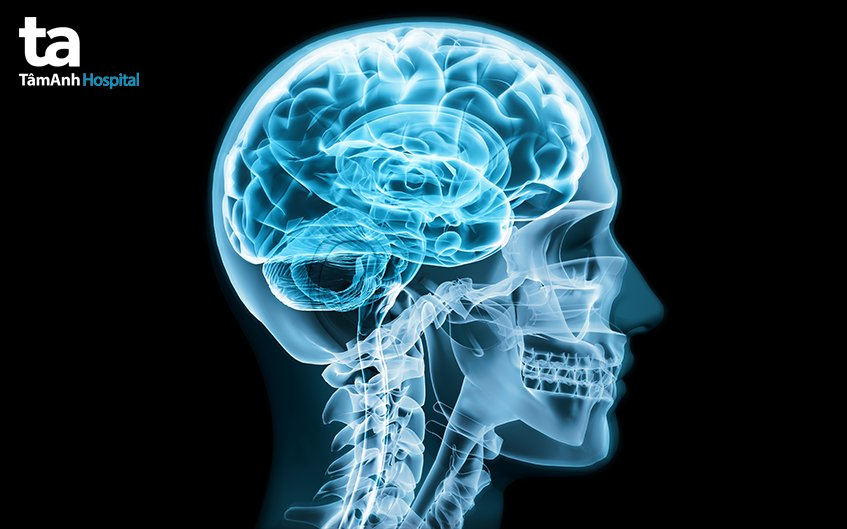
#> input picture input_image.jpg, 847 x 529 px
$ python baithuchanh1.py
#> lines starting #> are read from the running program, lines starting #| are printed output that depends on the picture
import cv2
import numpy as np
import matplotlib.pyplot as plt

# Hàm hiển thị ảnh
def show_image(title, image):
    plt.figure(figsize=(6, 6))
    plt.imshow(image, cmap='gray')
    plt.title(title)
    plt.axis('off')
    plt.show()

# Đọc ảnh đầu vào (ảnh xám để dễ thao tác)
image = cv2.imread('input_image.jpg', cv2.IMREAD_GRAYSCALE)
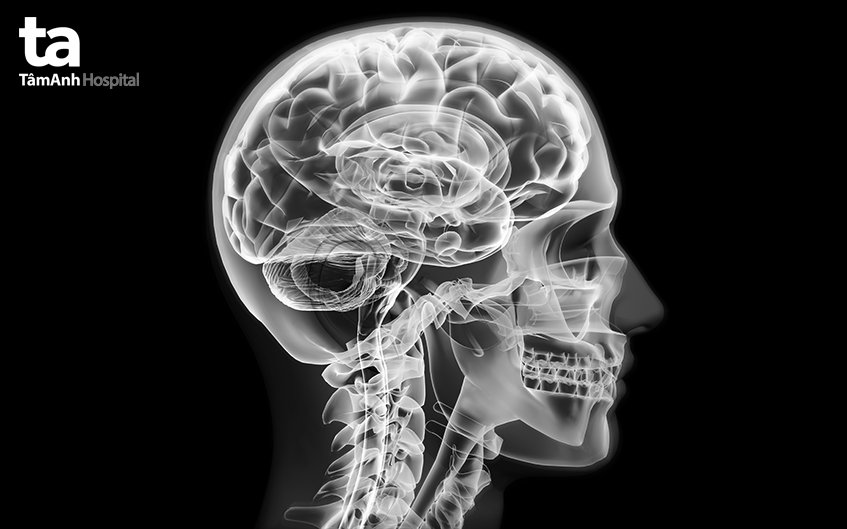
#> image: shape (529, 847); min 0, max 255, mean 53.3

# 1. Tạo ảnh âm tính
negative_image = 255 - image
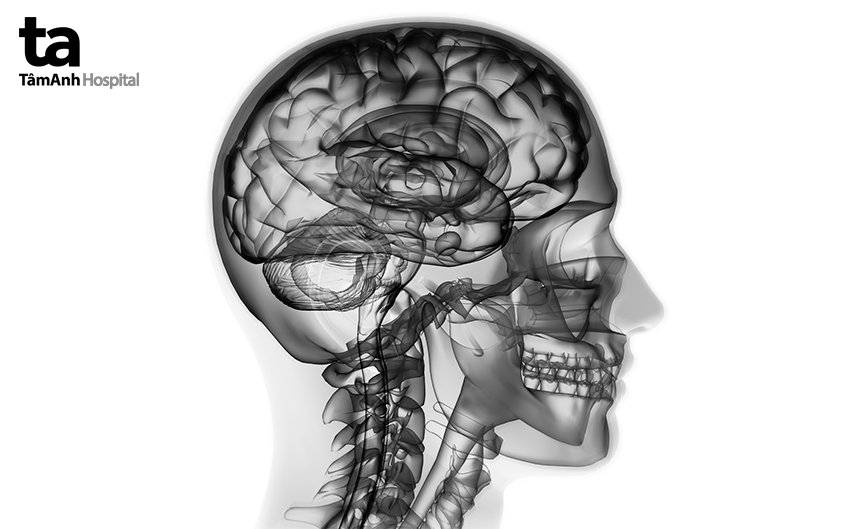
#> negative_image: shape (529, 847); min 0, max 255, mean 201.7

# 2. Tăng độ tương phản
alpha = 1.5  # Hệ số độ tương phản
beta = 0  # Độ sáng thêm vào
contrast_image = cv2.convertScaleAbs(image, alpha=alpha, beta=beta)
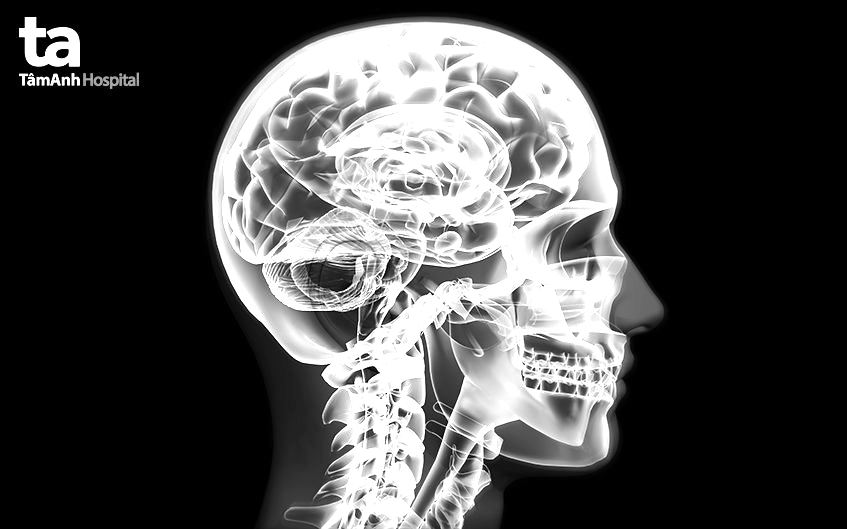
#> contrast_image: shape (529, 847); min 0, max 255, mean 72.7

# 3. Biến đổi log
log_image = np.uint8(255 * (np.log1p(image) / np.log1p(255)))
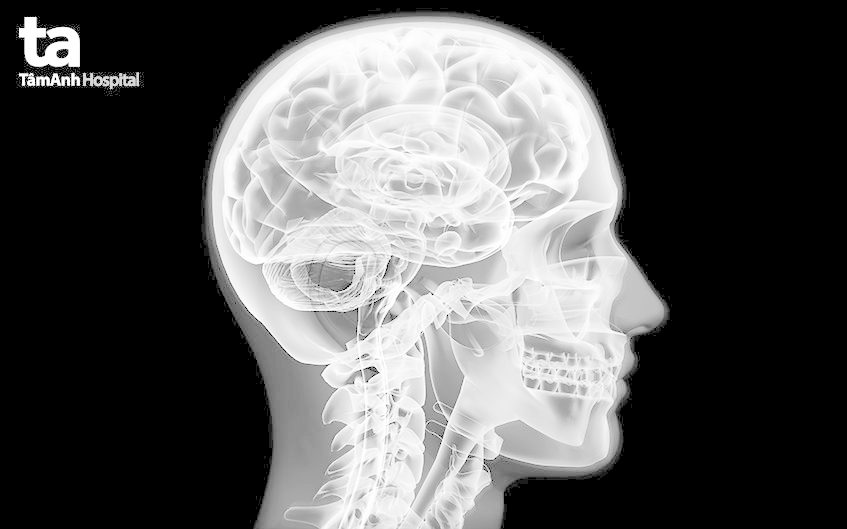
#> log_image: shape (529, 847); min 0, max 255, mean 89.1

# 4. Cân bằng histogram
hist_eq_image = cv2.equalizeHist(image)

# Hiển thị kết quả
show_image("Original Image", image)
show_image("Negative Image", negative_image)
show_image("Contrast Image", contrast_image)
show_image("Log Transformed Image", log_image)
show_image("Histogram Equalized Image", hist_eq_image)

# Lưu kết quả
cv2.imwrite('negative_image.jpg', negative_image)
cv2.imwrite('contrast_image.jpg', contrast_image)
cv2.imwrite('log_image.jpg', log_image)
cv2.imwrite('hist_eq_image.jpg', hist_eq_image)
